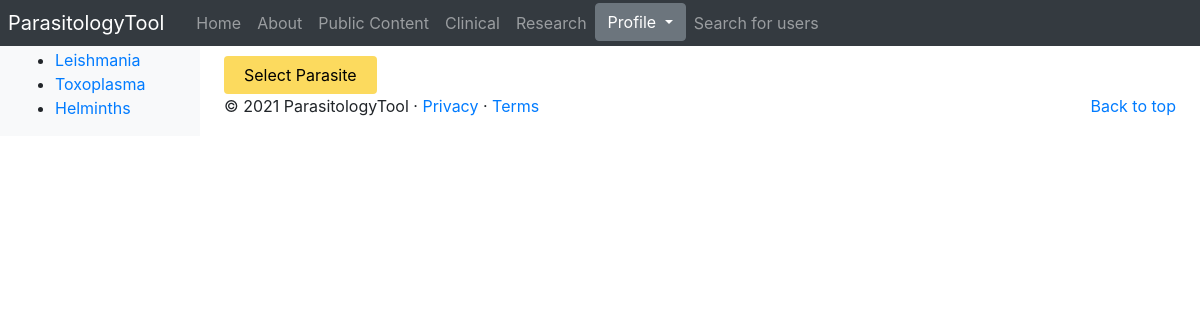
/parasitologyTool/research_portal/ (signed in), run on the app's committed database.
### parasitologyTool/models.py (models this page shows, shortened)
class Parasite(models.Model):
	NAME_MAX_LENGTH = 128
	name = models.CharField(max_length=NAME_MAX_LENGTH, unique=True)
	views = models.IntegerField(default=0)
	picture = models.ImageField(upload_to='parasite_pic')
	intro = models.CharField(max_length=3000)

### parasitologyTool/views.py (the view)
# urls.py: path('research_portal/', views.research_portal, name = 'research_portal'),
@login_required
@clinicians_researchers_only
def research_portal(request):
    context_dict = {}
    parasite_list = Parasite.objects.order_by('name')
    context_dict['parasite_list'] = parasite_list
    return render(request, 'parasitologyTool/research_portal.html', context=context_dict)

### parasitologyTool/templatetags/parasitologyTool_template_tags.py (called while the page is built)
@register.inclusion_tag('parasitologyTool/parasite_list.html')
def get_parasite_list(current_category=None):
	return {'parasites': Parasite.objects.all(),
	        'current_category':current_category}

### templates/parasitologyTool/research_portal.html (shortened to what this page needs)
{% extends 'parasitologyTool/base.html' %}
{% load static %}
{% block body_block %}
    <link rel="stylesheet" href="{% static 'css/drop_down.css' %}">
    <h1>Research Portal</h1>
    <div class="dropdown">
        <button class="dropbtn">Select Parasite</button>
    </div>
{% endblock %}

### templates/parasitologyTool/parasite_list.html
{% if parasites %}
    <ul>
        {% for p in parasites %}
            {% if p == current_category %}
                <li><strong><a href="{% url 'parasitologyTool:goto' %}?parasite_id={{ p.id }}">{{ p.name }}</a></strong>
                </li>
            {% else %}
                <li><a href="{% url 'parasitologyTool:goto' %}?parasite_id={{ p.id }}">{{ p.name }}</a></li>
            {% endif %}
        {% endfor %}
    </ul>
{% else %}
    <strong>No parasites</strong>
{% endif %}

### static/css/drop_down.css (style rules this page uses)
.dropbtn { background-color: #fcda5e; color: rgb(0, 0, 0); padding-right: 20px; padding-left: 20px; padding-top: 7px; padding-bottom: 7px; font-size: 16px; border: none; border-radius: 4px; position: relative; z-index: 100; }
.dropdown { position: relative; display: inline-block; }

### data on the page
Parasite: name "Leishmania"
Parasite: name "Toxoplasma"
Parasite: name "Helminths"
